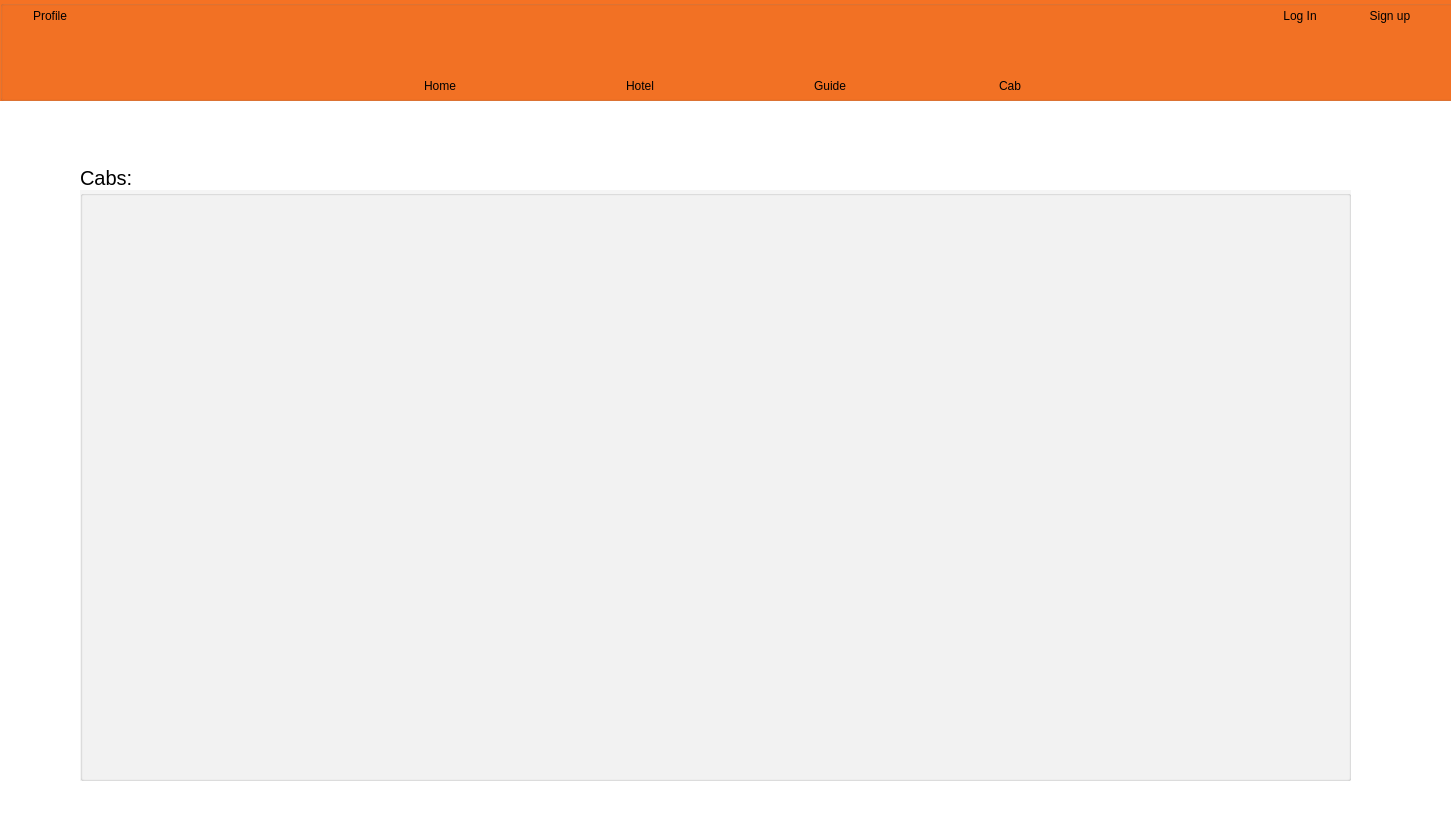
<?xml version="1.0" encoding="UTF-8"?>
<ui version="4.0">
 <class>Cab</class>
 <widget class="QDialog" name="Cab">
  <property name="geometry">
   <rect>
    <x>0</x>
    <y>0</y>
    <width>1451</width>
    <height>826</height>
   </rect>
  </property>
  <property name="windowTitle">
   <string>Dialog</string>
  </property>
  <property name="styleSheet">
   <string notr="true">background-color:white</string>
  </property>
  <widget class="QGroupBox" name="groupBox_2">
   <property name="geometry">
    <rect>
     <x>0</x>
     <y>0</y>
     <width>1501</width>
     <height>101</height>
    </rect>
   </property>
   <property name="styleSheet">
    <string notr="true">background-color: #f57224; </string>
   </property>
   <property name="title">
    <string/>
   </property>
   <widget class="QPushButton" name="pushButton_2">
    <property name="geometry">
     <rect>
      <x>590</x>
      <y>70</y>
      <width>100</width>
      <height>32</height>
     </rect>
    </property>
    <property name="styleSheet">
     <string notr="true">background-color: rgba(240, 240, 249, 0); 
color: black;            
border: none;              
border-radius: 5px;       
padding: 5px;   
cursor: pointer; </string>
    </property>
    <property name="text">
     <string>Hotel</string>
    </property>
   </widget>
   <widget class="QPushButton" name="pushButton">
    <property name="geometry">
     <rect>
      <x>390</x>
      <y>70</y>
      <width>100</width>
      <height>32</height>
     </rect>
    </property>
    <property name="styleSheet">
     <string notr="true">background-color: rgba(240, 240, 249, 0); 
cursor: pointer; 
color: black;            
border: none;              
border-radius: 5px;       
padding: 5px;   </string>
    </property>
    <property name="text">
     <string>Home</string>
    </property>
   </widget>
   <widget class="QPushButton" name="pushButton_5">
    <property name="geometry">
     <rect>
      <x>0</x>
      <y>0</y>
      <width>100</width>
      <height>32</height>
     </rect>
    </property>
    <property name="styleSheet">
     <string notr="true">background-color: rgba(240, 240, 249, 0); 
color: black;            
border: none;              
border-radius: 5px;       
padding: 5px;   
cursor: pointer; </string>
    </property>
    <property name="text">
     <string>Profile</string>
    </property>
   </widget>
   <widget class="QPushButton" name="pushButton_4">
    <property name="geometry">
     <rect>
      <x>960</x>
      <y>70</y>
      <width>100</width>
      <height>32</height>
     </rect>
    </property>
    <property name="styleSheet">
     <string notr="true">background-color: rgba(240, 240, 249, 0); 
color: black;            
border: none;              
border-radius: 5px;       
padding: 5px;   
cursor: pointer; </string>
    </property>
    <property name="text">
     <string>Cab</string>
    </property>
   </widget>
   <widget class="QPushButton" name="pushButton_6">
    <property name="geometry">
     <rect>
      <x>1250</x>
      <y>0</y>
      <width>100</width>
      <height>32</height>
     </rect>
    </property>
    <property name="styleSheet">
     <string notr="true">background-color: rgba(240, 240, 249, 0); 
color: black;            
border: none;              
border-radius: 5px;       
padding: 5px;   
cursor: pointer; </string>
    </property>
    <property name="text">
     <string>Log In</string>
    </property>
   </widget>
   <widget class="QPushButton" name="pushButton_3">
    <property name="geometry">
     <rect>
      <x>780</x>
      <y>70</y>
      <width>100</width>
      <height>32</height>
     </rect>
    </property>
    <property name="styleSheet">
     <string notr="true">background-color: rgba(240, 240, 249, 0); 
color: black;            
border: none;              
border-radius: 5px;       
padding: 5px;   
cursor: pointer; </string>
    </property>
    <property name="text">
     <string>Guide</string>
    </property>
   </widget>
   <widget class="QPushButton" name="pushButton_7">
    <property name="geometry">
     <rect>
      <x>1340</x>
      <y>0</y>
      <width>100</width>
      <height>32</height>
     </rect>
    </property>
    <property name="styleSheet">
     <string notr="true">background-color: rgba(240, 240, 249, 0); 
color: black;            
border: none;              
border-radius: 5px;       
padding: 5px;   
cursor: pointer; </string>
    </property>
    <property name="text">
     <string>Sign up</string>
    </property>
   </widget>
  </widget>
  <widget class="QGroupBox" name="groupBox">
   <property name="geometry">
    <rect>
     <x>80</x>
     <y>190</y>
     <width>1271</width>
     <height>591</height>
    </rect>
   </property>
   <property name="styleSheet">
    <string notr="true">background-color:#F5F5F5; </string>
   </property>
   <property name="title">
    <string/>
   </property>
  </widget>
  <widget class="QLabel" name="label">
   <property name="geometry">
    <rect>
     <x>80</x>
     <y>170</y>
     <width>58</width>
     <height>16</height>
    </rect>
   </property>
   <property name="styleSheet">
    <string notr="true">font-size:20px;</string>
   </property>
   <property name="text">
    <string>Cabs:</string>
   </property>
  </widget>
 </widget>
 <resources/>
 <connections/>
</ui>
